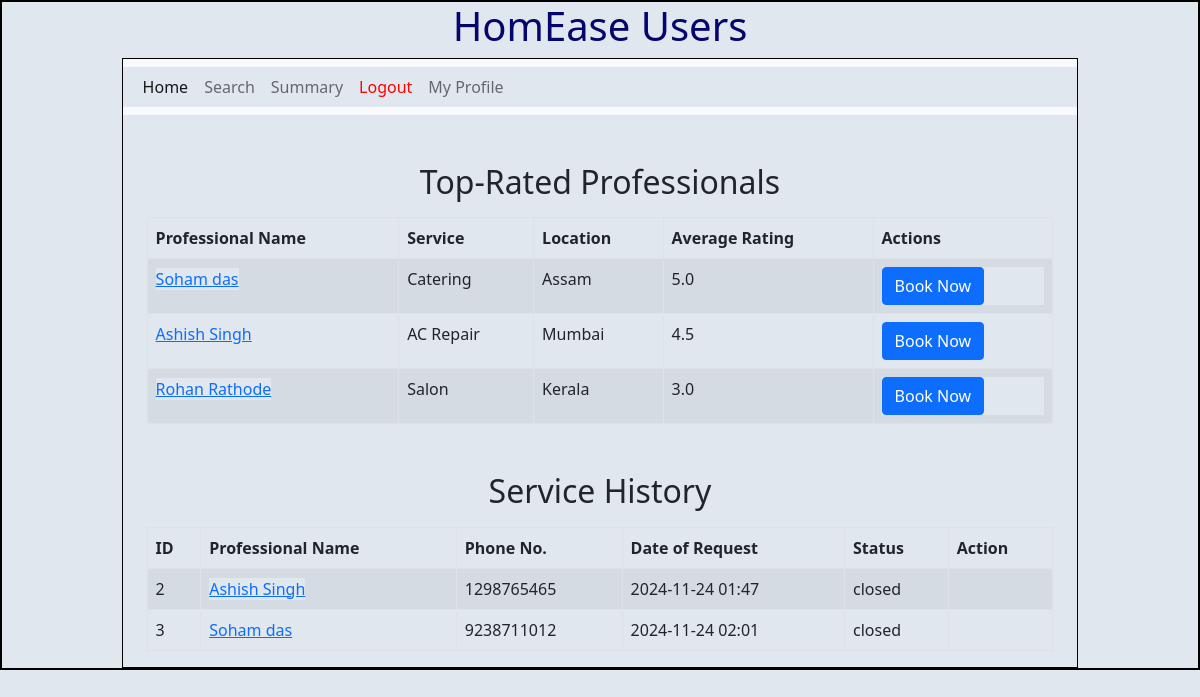
Page /user (signed in) on the earlier database version.
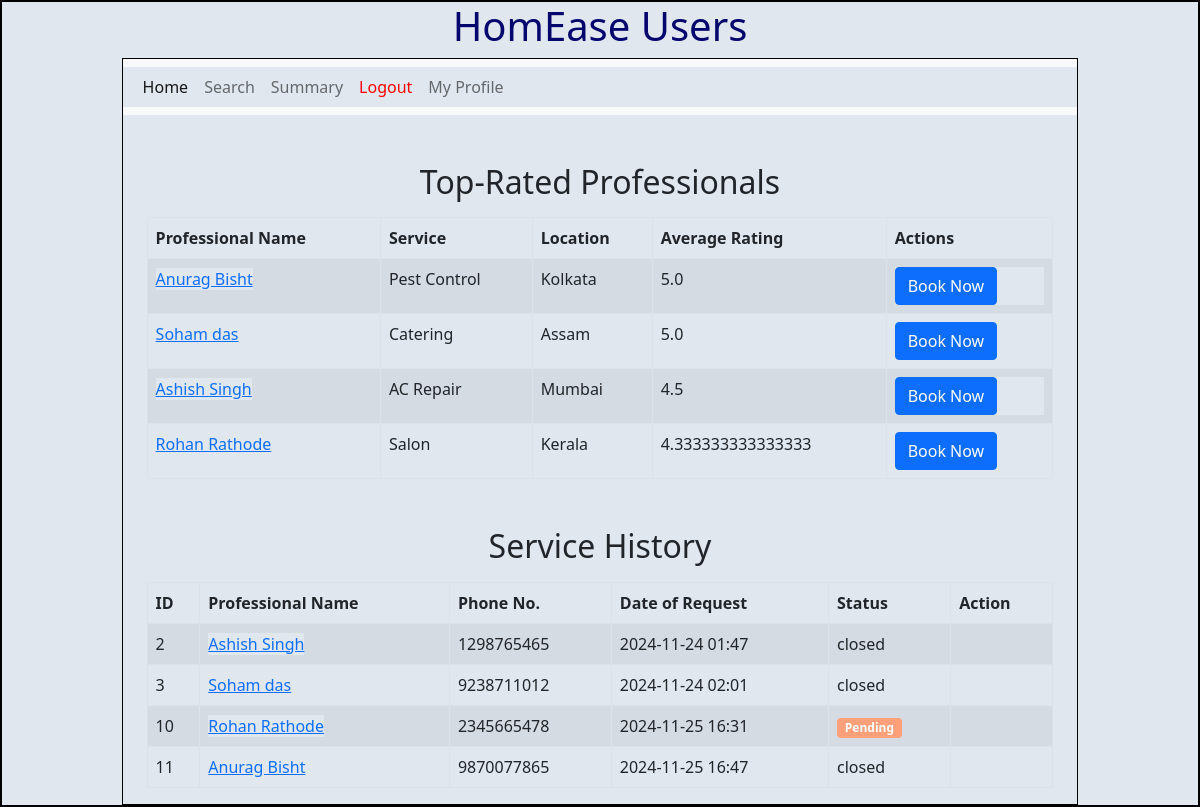
Same page on the later database version.
### backend/models.py (models this page shows)
class Prof_Info(db.Model):
    __tablename__="prof_info"
    id=db.Column(db.Integer,primary_key=True)
    email=db.Column(db.String,unique=True,nullable=False)
    password=db.Column(db.String,nullable=False)
    role=db.Column(db.Integer,default=2)
    full_name=db.Column(db.String,nullable=False)
    service_name=db.Column(db.Integer, db.ForeignKey("service.id"), nullable=False)
    experience=db.Column(db.Integer,nullable=False)
    location=db.Column(db.String,nullable=False)
    pin_code=db.Column(db.Integer,nullable=False)
    prof_status=db.Column(db.String,default='requested')#requested,approved,rejected,blocked
    service=db.relationship("Service",back_populates="professionals")
    phone=db.Column(db.Integer,nullable=False, unique=True)

class Service(db.Model):
    __tablename__="service"
    id=db.Column(db.Integer,primary_key=True)
    name=db.Column(db.String,unique=True,nullable=False)
    baseprice=db.Column(db.Float, default=0.0)
    desc=db.Column(db.String,nullable=False)
    professionals=db.relationship('Prof_Info', back_populates='service',cascade='all,delete')

class User_Service_History(db.Model):
    id = db.Column(db.Integer, primary_key=True)
    user_id = db.Column(db.Integer, db.ForeignKey('user_info.id'))
    service_req_id = db.Column(db.Integer, db.ForeignKey('service_req.id'))
    user = db.relationship('User_Info', backref=db.backref('user_service_history', lazy=True))
    service_req = db.relationship('Service_req', backref=db.backref('user_service_history', lazy=True))

class Service_req(db.Model):
    __tablename__="service_req"
    id=db.Column(db.Integer,primary_key=True)
    service_id=db.Column(db.Integer, db.ForeignKey("service.id"),nullable=False)
    cust_id=db.Column(db.Integer, db.ForeignKey("user_info.id"),nullable=False)
    prof_id=db.Column(db.Integer, db.ForeignKey("prof_info.id"),nullable=False)
    date_of_req=db.Column(db.DateTime,nullable=False)
    date_of_comp=db.Column(db.DateTime,nullable=True)
    status=db.Column(db.String, nullable=False, default="Pending")
    remarks = db.Column(db.String, nullable=True)
    rating = db.Column(db.Integer, nullable=True)
    service = db.relationship("Service", backref="service_req")
    customer = db.relationship("User_Info", backref="service_req")
    professional = db.relationship("Prof_Info", backref="service_req")

### backend/controllers.py (the view)
@app.route("/user")
def user_dashboard():
    user_id = session["user_id"]
    user_info = User_Info.query.get(user_id)
    user_service_history = db.session.query(User_Service_History, Service_req, Service).outerjoin(
        Service_req, User_Service_History.service_req_id == Service_req.id
    ).outerjoin(
        Service, Service_req.service_id == Service.id
    ).filter(
        User_Service_History.user_id == user_id
    ).all()
    upcoming_services = Service_req.query.filter_by(cust_id=user_id, status='pending').all()
    service_requests = Service_req.query.filter_by(cust_id=user_id).all()
    services = Service.query.all()  # Get all services
    top_rated_professionals = db.session.query(
        Prof_Info,
        func.avg(Service_req.rating).label("avg_rating")
    ).join(Service_req, Prof_Info.id == Service_req.prof_id).\
        group_by(Prof_Info.id).\
        order_by(func.avg(Service_req.rating).desc()).\
        limit(5).all()
    return render_template(
        "user_dash.html",
        user_service_history=user_service_history,
        upcoming_services=upcoming_services,
        service_requests=service_requests,
        services=services,
        top_rated_professionals=top_rated_professionals,
        user_info=user_info,
    )

### templates/user_dash.html (shortened to what this page needs)
{% extends "user_layout.html" %}
{% block content %}
<html>
    <div class="container">
        <div class="container mt-5">
            <h2 style="text-align: center;">Top-Rated Professionals</h2>
            <table class="table table-bordered table-striped mt-3">
                <thead>
                    <tr>
                        <th>Professional Name</th>
                        <th>Service</th>
                        <th>Location</th>
                        <th>Average Rating</th>
                        <th>Actions</th>
                    </tr>
                </thead>
                <tbody>
                    {% for professional, avg_rating in top_rated_professionals %}
                    <tr>
                        <td><a href="/professional_profile/{{ professional.id }}">{{ professional.full_name }}</a></td>
                        <td>{{ professional.service.name }}</td>
                        <td>{{ professional.location }}</td>
                        <td>{{ avg_rating }}</td>
                        <td>
                            <form action="{{ url_for('book_professional', professional_id=professional.id) }}" method="post">
                                <button type="submit" class="btn btn-primary">Book Now</button>
                            </form>
                        </td>
                    </tr>
                    {% endfor %}
                </tbody>
            </table>
        </div>
        <div class="container mt-5">
            <h2 style="text-align: center;">Service History</h2>
            <table class="table table-bordered table-striped mt-3">
                <thead>
                    <tr>
                        <th>ID</th>
                        <th>Professional Name</th>
                        <th>Phone No.</th>
                        <th>Date of Request</th>
                        <th>Status</th>
                        <th>Action</th>
                    </tr>
                </thead>
                <tbody>
                    {% for history, service_req, service in user_service_history %}
                    <tr>
                        <td>{{ service_req.id }}</td>
                        <td><a href="/professional_profile/{{ service_req.professional.id }}">{{ service_req.professional.full_name }}</a></td>
                        <td>{{ service_req.professional.phone }}</td>
                        <td>{{ service_req.date_of_req.strftime('%Y-%m-%d %H:%M') }}</td>
                        <td>
                            {% if service_req.status == 'pending' %}
                        <span class="badge badge-orange" style="background-color: #FFA07A; color: #fff;">Pending</span>
                        {% elif service_req.status == 'accepted' %}
                        <span class="badge badge-green" style="background-color: #34C759; color: #fff;">Accepted</span>
                        {% elif service_req.status == 'rejected' %}
                        <span class="badge badge-red" style="background-color: #FF3737; color: #fff;">Rejected</span>
                        {% else %}
                        {{ service_req.status }}
                        {% endif %}
                        </td>
                        <td>
                        </td>
                    </tr>
                    {% endfor %}
                </tbody>
            </table>
        </div>
    </div>
</html>
{% endblock %}

Differences in the rows shown:
added Prof_Info: full_name "Anurag Bisht", service.name "Pest Control", location "Kolkata", avg_rating "5.0"
computed for Prof_Info "Rohan Rathode": avg_rating "3.0" → "4.333333333333333"
added User_Service_History: id "10", professional.full_name "Rohan Rathode", professional.phone "2345665478", date_of_req "2024-11-25 16:31", shows "Pending"
added User_Service_History: id "11", professional.full_name "Anurag Bisht", professional.phone "9870077865", date_of_req "2024-11-25 16:47", status "closed"
